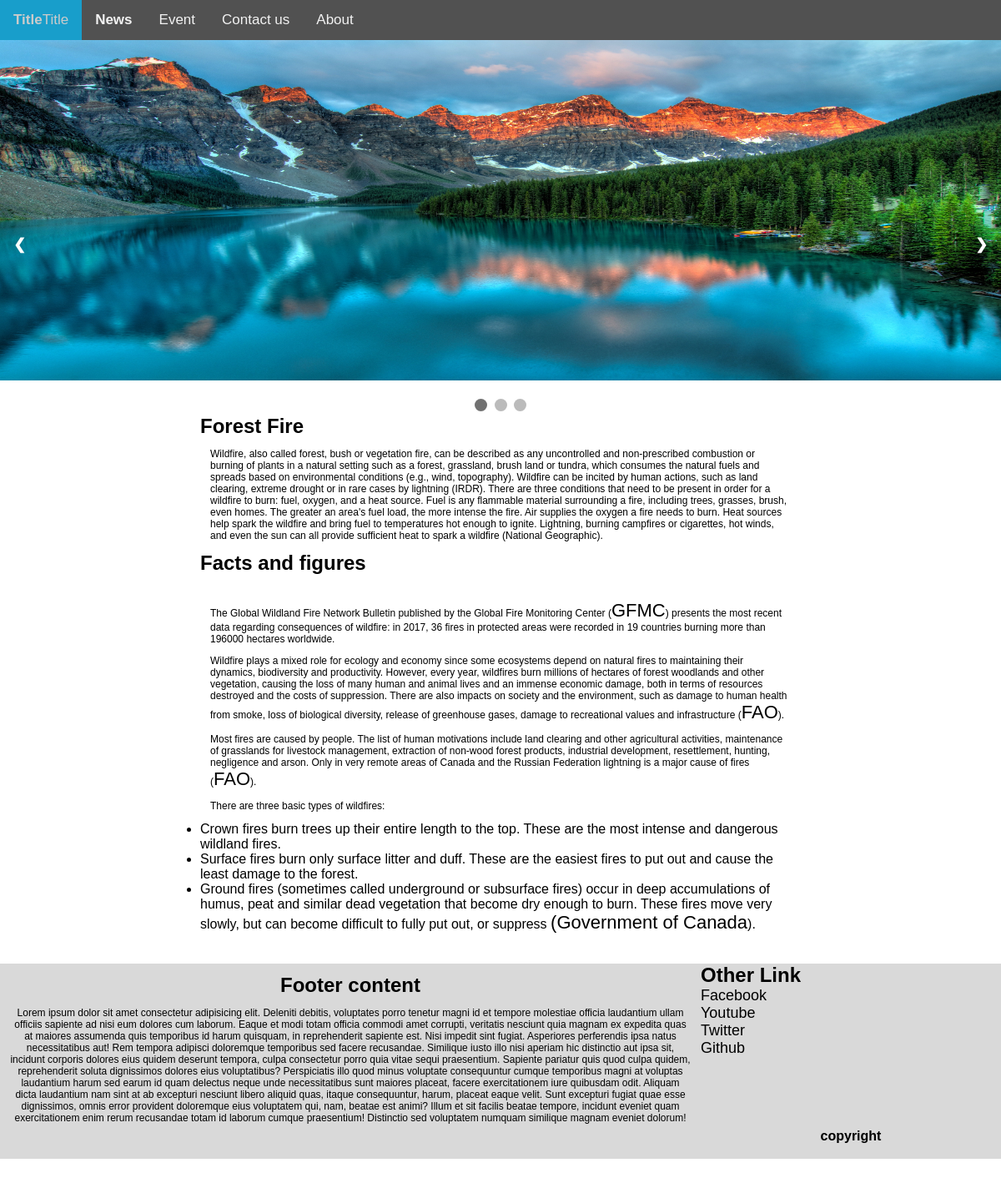
Screenshot of /news_d/forest-fire with the database file from the repository.
### blog_app/models.py (models this page shows, shortened)
class News(models.Model):
    n_title=models.CharField(max_length=50)
    n_des=models.TextField(max_length=3000)
    n_slug=AutoSlugField(populate_from='n_title',unique=True,null=True,default=None)
    n_content=FroalaField()
    n_img=models.ImageField(upload_to='news_images')

### blog_app/views.py (the view)
# urls.py: path("news_d/<slug>",views.news_d,name='news_d'),
def news_d(request,slug):
    ne_data=News.objects.get(n_slug=slug)
    data_ne={
        'data_ne':ne_data,
    }
    return render(request, 'news_d.html',data_ne)

### templates/news_d.html (shortened to what this page needs)
{% extends 'base.html' %}
{% block content %}
<div class="ev_d">
    <div class="ev_dd">
        <h2>{{ data_ne.n_title}}</h2>
        <p>{{data_ne.n_des}}</p>
    </div>
    <div>
        {{data_ne.n_content | safe}}
    </div>
</div>
{% endblock content %}

### static/sty.css (style rules this page uses)
* { margin: 0%; padding: 0%; box-sizing: border-box; }
body { font-family: Arial, Helvetica, sans-serif; }
h2 { font-size: 2.0vw; }
p { font-size: 1vw; }
.ft_1 h2,p { margin: 1vw; }
a { text-decoration: none; font-size: 22px; color: black; }
.ev_d { width: 60vw; height: auto; margin: auto; }

### rows the page displays
News: n_title "Forest Fire", n_des "Wildfire, also called forest, bush or vegetation fire, can be described as any uncontrolled and non-prescribed combustion or burning of plants in a natural setting such as a forest, grassland, brush land or tundra, which consumes the natural fuels and spreads based on environmental conditions (e.g., wind, topography). Wildfire can be incited by human actions, such as land clearing, extreme drought or in rare cases by lightning (IRDR). There are three conditions that need to be present in order for a wildfire to burn: fuel, oxygen, and a heat source. Fuel is any flammable material surrounding a fire, including trees, grasses, brush, even homes. The greater an area's fuel load, the more…", n_content "Facts and figures The Global Wildland Fire Network Bulletin published by the Global Fire Monitoring Center ( GFMC ) presents the most recent data regarding consequences of wildfire: in 2017, 36 fires in protected areas were recorded in 19 countries burning more than 196000 hectares worldwide. Wildfire plays a mixed role for ecology and economy since some ecosystems depend on natural fires to maintaining their dynamics, biodiversity and productivity. However, every year, wildfires burn millions of hectares of forest woodlands and other vegetation, causing the loss of many human and animal lives and an immense economic damage, both in terms of resources destroyed and the costs of suppression.…"
